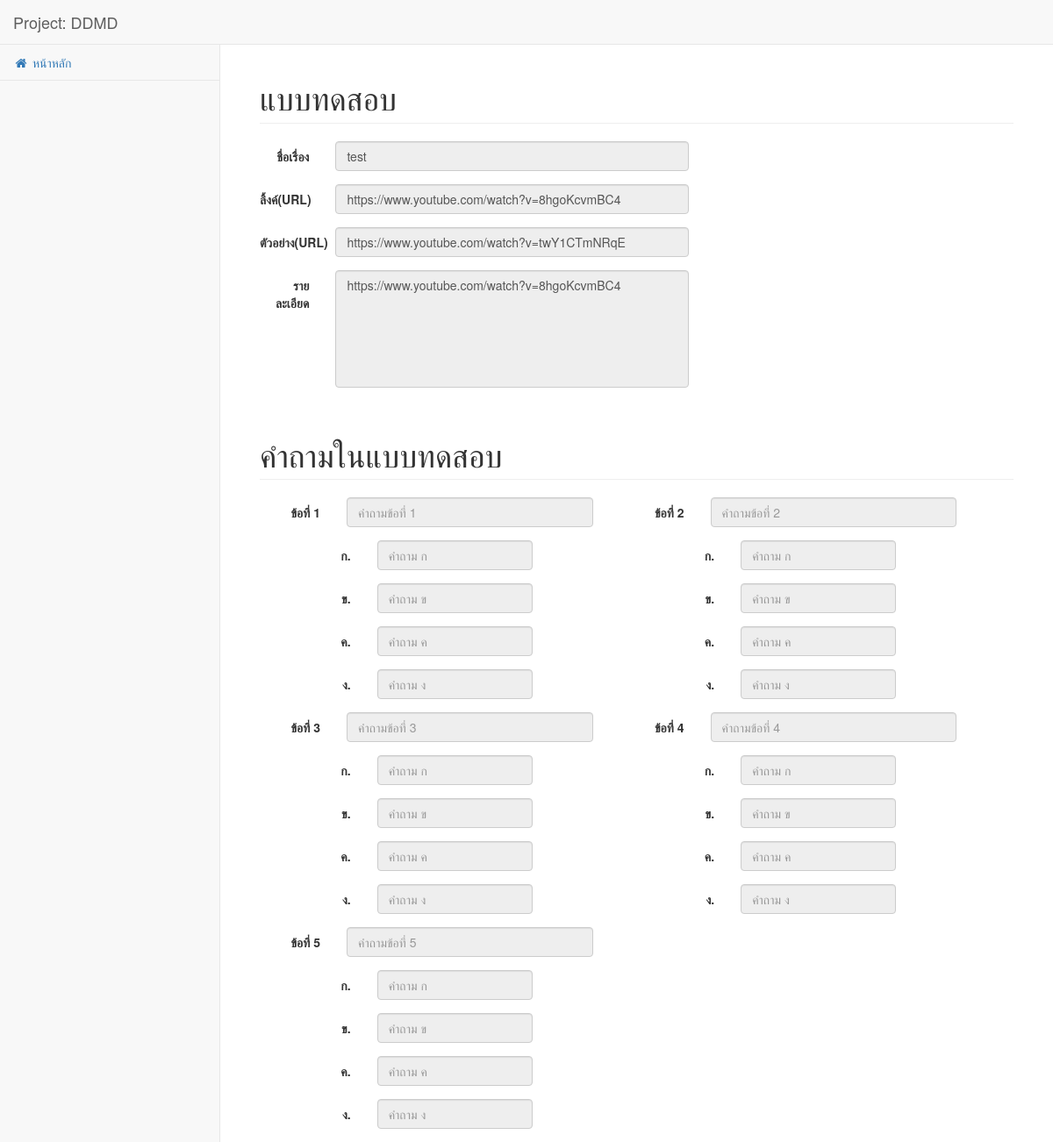
The app's page /pages/test_add.php?preview=1&id=7 with its own data.
### tables this page shows
CREATE TABLE `video` (
  `id` int(11) NOT NULL,
  `link` varchar(50) NOT NULL,
  `slink` varchar(50) NOT NULL,
  `test_id` int(11) NOT NULL,
  `show_first` int(11) NOT NULL DEFAULT '0'
);

CREATE TABLE `test` (
  `id` int(11) NOT NULL,
  `topic` varchar(50) NOT NULL,
  `date` timestamp NOT NULL DEFAULT CURRENT_TIMESTAMP,
  `detail` text NOT NULL
);

CREATE TABLE `question` (
  `id` int(11) NOT NULL,
  `test_id` int(11) NOT NULL,
  `question` varchar(100) NOT NULL
);

CREATE TABLE `answer` (
  `id` int(11) NOT NULL,
  `question_id` int(11) NOT NULL,
  `answer` varchar(100) NOT NULL,
  `correct` int(11) NOT NULL
);

### pages/test_add.php (the view, shortened to what this page needs)
<?php session_start();
require 'connection.php';
$topic="";
$link = "";
$slink = "";
$detail = "";
$preview = "";
if (isset($_GET["id"])) {
  $id = $_GET["id"];
  $sql = "SELECT * FROM test, video where test.id = $id and test.id = video.test_id";
  $result = $conn->query($sql);
    if ($result->num_rows > 0) {
      $data = $result->fetch_assoc();
      $topic = $data["topic"];
      $detail = $data["detail"];
      $link = $data["link"];
      $slink = $data["slink"];
    }
}
if (isset($_GET["preview"])) {
  $preview = " disabled";
}
?>
<!DOCTYPE html>
<html lang="en">
<head>
    <link href="../vendor/bootstrap/css/bootstrap.min.css" rel="stylesheet">
    <link href="../vendor/metisMenu/metisMenu.min.css" rel="stylesheet">
    <link href="../dist/css/sb-admin-2.css" rel="stylesheet">
    <link href="../vendor/morrisjs/morris.css" rel="stylesheet">
    <link href="../vendor/font-awesome/css/font-awesome.min.css" rel="stylesheet" type="text/css">
</head>
<body>
    <div id="wrapper">
        <nav class="navbar navbar-default navbar-static-top" role="navigation" style="margin-bottom: 0">
            <div class="navbar-header">
                <a class="navbar-brand" href="index.php">Project: DDMD</a>
            </div>
            <?php require('sidemenu.php'); ?>
        </nav>
        <div id="page-wrapper">
            <div class="row">
                <div class="col-md-12">
                    <div class="col-md-12">
                      <?php
                        if ($preview == "") {
                          if (isset($_GET["id"])) {
                            echo '<h1 class="page-header">แก้ไขแบบทดสอบ</h1>';
                          } else {
                            echo '<h1 class="page-header">เพิ่มแบบทดสอบ</h1>';
                          }
                        } else {
                          echo '<h1 class="page-header">แบบทดสอบ</h1>';
                        }
                       ?>
                    </div>
                    <div class="col-md-7">
                      <form class="form-horizontal">
                        <div class="form-group">
                          <label for="" class="col-sm-2 control-label">ชื่อเรื่อง</label>
                          <div class="col-sm-10">
                            <input type="text" class="form-control" id="idstory" value="<?=$topic;?>" placeholder="ชื่อเรื่อง" <?= $preview; ?>>
                          </div>
                        </div>
                        <div class="form-group">
                          <label for="" class="col-sm-2 control-label">ลิ้งค์(URL)</label>
                          <div class="col-sm-10">
                            <input type="text" class="form-control" id="link" value="<?=$link;?>" placeholder="ลิ้งค์(URL)" maxlength="50" <?= $preview; ?>>
                          </div>
                        </div>
                        <div class="form-group">
                          <label for="" class="col-sm-2 control-label">ตัวอย่าง(URL)</label>
                          <div class="col-sm-10">
                            <input type="text" class="form-control" id="slink" placeholder="ลิ้งค์ตัวอย่าง(URL)" value="<?=$slink;?>" <?= $preview; ?> maxlength="50">
                          </div>
                        </div>
                        <div class="form-group">
                          <label for="" class="col-sm-2 control-label">รายละเอียด</label>
                          <div class="col-sm-10">
                            <textarea  type="text" class="form-control" id="detail"  value="<?=$detail;?>" placeholder="รายละเอียด" rows="6" style="resize: none;" <?= $preview; ?>><?= $detail; ?></textarea>
                          </div>
                        </div>
                      </form>
                    </div>
                    <div class="col-md-12" align="center">
                    </div>
                    <div class="col-md-12">
                      <?php if (!isset($_GET["id"])) { ?>
                      <h1 class="page-header">เพิ่มคำถามในแบบทดสอบ</h1>
                      <div class="col-md-12">
                          <div id="question-content">
                          </div>
                          <div class="col-md-6 center-vertical">
                            <button type="button" id="btn-add-question" class="btn btn-success btn-lg">
                              <span class="glyphicon glyphicon-plus" aria-hidden="true"></span> เพิ่มคำถาม
                            </button>
                          </div>
                      </div>
                    <?php } else { ?>
                      <h1 class="page-header">คำถามในแบบทดสอบ</h1>
                      <div class="col-md-12">
                          <div id="question-content">
                            <?php
                              $sqlQuestion = "SELECT * FROM question WHERE test_id = $id";
                              $resultQuestion = $conn->query($sqlQuestion);
                              if ($resultQuestion->num_rows > 0) {
                                $topicNumber = 1;
                                while($row = $resultQuestion->fetch_assoc()) {
                                  $question = $row["question"];
                                  $qid = $row["id"];
                                  echo '<div class="col-md-6">';
                                  echo '<form class="form-horizontal">';
                                  echo '<div class="form-group">';
                                  echo '<label for="" class="col-sm-2 control-label">ข้อที่ '. $topicNumber .'</label>';
                                  echo '<div class="col-sm-9"><input type="text" class="form-control question-topic" id="" value="'.$question.'" '.$preview.' placeholder="คำถามข้อที่ '. $topicNumber .'"></div>';
                                  echo '</div>';
                                  $sqlAnswer = "SELECT * FROM answer WHERE question_id = $qid";
                                  $resultAnswer = $conn->query($sqlAnswer);
                                  $answerNumber = 1;
                                  while($ans = $resultAnswer->fetch_assoc()) {
                                    $answer = $ans["answer"];
                                    $textNumber = "";
                                    $textEn = "";
                                    if ($answerNumber == 1) {
                                      $textNumber = "ก";
                                      $textEn = "A";
                                    } else if ($answerNumber == 2) {
                                      $textNumber = "ข";
                                      $textEn = "B";
                                    } else if ($answerNumber == 3) {
                                      $textNumber = "ค";
                                      $textEn = "C";
                                    } else if ($answerNumber == 4) {
                                      $textNumber = "ง";
                                      $textEn = "D";
                                    }
                                    echo '<div class="form-group">';
                                    echo '<label for="" class="col-md-3 control-label">'.$textNumber.'.</label>';
                                    echo '<div class="col-sm-6"><input type="text" class="form-control answer'.$textEn.'" '.$preview.' id="" value="'.$answer.'" placeholder="คำถาม '.$textNumber.'"></div>';
                                    echo '</div>';
                                    $answerNumber++;
                                  }
                                  echo '</form>';
                                  echo '</div>';
                                  $topicNumber++;
                                }
                              }
                             ?>
                          </div>
                          </div>
                      </div>
                    <?php } ?>
                    </div>
                </div>
            </div>
        </div>
</body>
</html>

### records on screen
video: test.topic "test", link "https://www.youtube.com/watch?v=8hgoKcvmBC4", slink "https://www.youtube.com/watch?v=twY1CTmNRqE", test.detail "https://www.youtube.com/watch?v=8hgoKcvmBC4"
answer: textNumber "ก"
answer: textNumber "ข"
answer: textNumber "ค"
answer: textNumber "ง"
answer: textNumber "ก"
answer: textNumber "ข"
answer: textNumber "ค"
answer: textNumber "ง"
answer: textNumber "ก"
answer: textNumber "ข"
answer: textNumber "ค"
answer: textNumber "ง"
answer: textNumber "ก"
answer: textNumber "ข"
answer: textNumber "ค"
answer: textNumber "ง"
answer: textNumber "ก"
answer: textNumber "ข"
answer: textNumber "ค"
answer: textNumber "ง"
